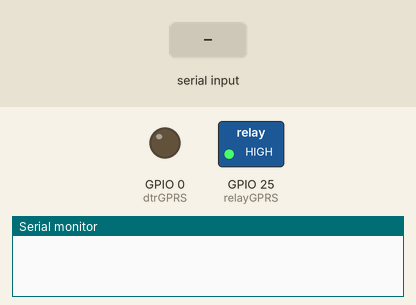
This sketch was run on a simulated ESP32. Parts: switched loads named in the sketch (green lamp = pin HIGH), output pins drawn as LEDs (lit = HIGH), the last lines printed to the serial monitor. Inputs (shaded band) come from the test bench.

Above: at 0.1 s.
At 2.2 s:
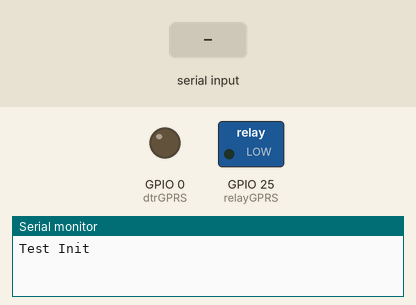
2.3 s: "1" received over the second serial link
Timing chart, 0 to 5.3 s (numbered marks = the images above; inputs shaded):
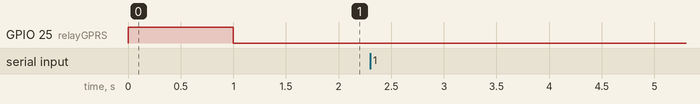

The sketch:

AtCommand.ino
```cpp
#define rxESP 26
#define txESP 27
#define relayGPRS 25
#define dtrGPRS 0

void setup() {
  Serial.begin(115200);
  Serial1.begin(115200, SERIAL_8N1, rxESP, txESP);
  Serial.setTimeout(200);
  Serial1.setTimeout(200);
  pinMode(dtrGPRS, OUTPUT);//LOW => WAKE UP ;HIGH => SLEEP
  pinMode(relayGPRS, OUTPUT);//HIGH => RESET ;LOW => NO RESET
  digitalWrite(dtrGPRS, LOW);
  digitalWrite(relayGPRS, HIGH);
  delay(1000);
  digitalWrite(relayGPRS, LOW);
  //profileGPRS(imeiGateway);
  Serial.println("Test Init");
}

void loop() {
  if(Serial.available()){
    /*while(Serial.available()){
      Serial1.write(Serial.read());
    }*/
    Serial1.print(Serial.readString());
  }
  if(Serial1.available()){
    /*while(Serial1.available()){
      Serial.write(Serial1.read());
    }*/
    Serial.print(Serial1.readString());
  }
}
```
